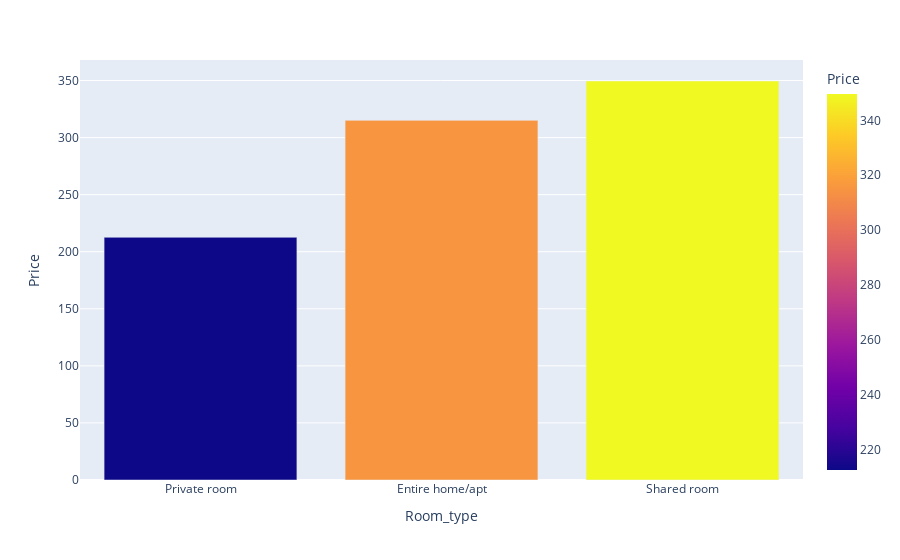

Notebook code cell kept with this figure:
### Code cell
# Bar graph for price

price_df = df.groupby('Room_type', as_index= False)['Price'].mean().sort_values(by= 'Price')
fig = px.bar(data_frame= price_df, x = 'Room_type', y = 'Price', color = 'Price')
fig.show()

### Figure 1 — Plotly figure (JSON) as saved in the notebook; plotly's stock layout.template omitted (floating-point values rounded to 4 significant figures)
{"data": [{"alignmentgroup": "True", "hovertemplate": "Room_type=%{x}<br>Price=%{marker.color}<extra></extra>", "legendgroup": "", "marker": {"color": [212.6, 315.1, 349.6], "coloraxis": "coloraxis", "pattern": {"shape": ""}}, "name": "", "offsetgroup": "", "orientation": "v", "showlegend": false, "textposition": "auto", "type": "bar", "x": ["Private room", "Entire home/apt", "Shared room"], "xaxis": "x", "y": [212.6, 315.1, 349.6], "yaxis": "y"}], "layout": {"barmode": "relative", "coloraxis": {"colorbar": {"title": {"text": "Price"}}, "colorscale": [[0, "#0d0887"], [0.1111, "#46039f"], [0.2222, "#7201a8"], [0.3333, "#9c179e"], [0.4444, "#bd3786"], [0.5556, "#d8576b"], [0.6667, "#ed7953"], [0.7778, "#fb9f3a"], [0.8889, "#fdca26"], [1, "#f0f921"]]}, "legend": {"tracegroupgap": 0}, "margin": {"t": 60}, "xaxis": {"anchor": "y", "domain": [0, 1], "title": {"text": "Room_type"}}, "yaxis": {"anchor": "x", "domain": [0, 1], "title": {"text": "Price"}}}}
